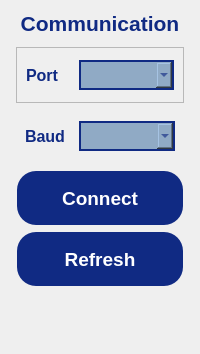
            <widget class="QWidget" name="comPage">
             <property name="styleSheet">
              <string notr="true">color: rgb(16, 42, 131);</string>
             </property>
             <layout class="QVBoxLayout" name="verticalLayout_20">
              <item>
               <widget class="QLabel" name="comLabel">
                <property name="font">
                 <font>
                  <pointsize>16</pointsize>
                  <bold>true</bold>
                 </font>
                </property>
                <property name="text">
                 <string>Communication</string>
                </property>
                <property name="alignment">
                 <set>Qt::AlignmentFlag::AlignCenter</set>
                </property>
               </widget>
              </item>
              <item>
               <widget class="QFrame" name="comFrame">
                <property name="minimumSize">
                 <size>
                  <width>0</width>
                  <height>250</height>
                 </size>
                </property>
                <property name="sizeIncrement">
                 <size>
                  <width>0</width>
                  <height>250</height>
                 </size>
                </property>
                <property name="frameShape">
                 <enum>QFrame::Shape::NoFrame</enum>
                </property>
                <property name="frameShadow">
                 <enum>QFrame::Shadow::Plain</enum>
                </property>
                <layout class="QVBoxLayout" name="verticalLayout_19">
                 <property name="spacing">
                  <number>5</number>
                 </property>
                 <property name="leftMargin">
                  <number>5</number>
                 </property>
                 <property name="topMargin">
                  <number>5</number>
                 </property>
                 <property name="rightMargin">
                  <number>5</number>
                 </property>
                 <property name="bottomMargin">
                  <number>5</number>
                 </property>
                 <item>
                  <widget class="QFrame" name="portFrame">
                   <property name="frameShape">
                    <enum>QFrame::Shape::StyledPanel</enum>
                   </property>
                   <property name="frameShadow">
                    <enum>QFrame::Shadow::Raised</enum>
                   </property>
                   <layout class="QHBoxLayout" name="horizontalLayout_12" stretch="1,2">
                    <item>
                     <widget class="QLabel" name="portLabel">
                      <property name="minimumSize">
                       <size>
                        <width>0</width>
                        <height>30</height>
                       </size>
                      </property>
                      <property name="font">
                       <font>
                        <pointsize>12</pointsize>
                        <bold>true</bold>
                       </font>
                      </property>
                      <property name="text">
                       <string>Port</string>
                      </property>
                     </widget>
                    </item>
                    <item>
                     <widget class="QComboBox" name="portComboBox">
                      <property name="minimumSize">
                       <size>
                        <width>0</width>
                        <height>30</height>
                       </size>
                      </property>
                      <property name="font">
                       <font>
                        <pointsize>12</pointsize>
                       </font>
                      </property>
                      <property name="styleSheet">
                       <string notr="true">QComboBox {
	background-color: rgb(144, 170, 197);
    border: 2px solid rgb(16, 42, 131);
}

QComboBox QAbstractItemView {
	background-color: rgb(144, 170, 197);
	selection-background-color: #A0D0F0;
	color: rgb(16, 42, 131);
}</string>
                      </property>
                     </widget>
                    </item>
                   </layout>
                  </widget>
                 </item>
                 <item>
                  <widget class="QFrame" name="baudFrame">
                   <property name="frameShape">
                    <enum>QFrame::Shape::NoFrame</enum>
                   </property>
                   <property name="frameShadow">
                    <enum>QFrame::Shadow::Plain</enum>
                   </property>
                   <layout class="QHBoxLayout" name="horizontalLayout_13" stretch="1,2">
                    <item>
                     <widget class="QLabel" name="baudLabel">
                      <property name="minimumSize">
                       <size>
                        <width>0</width>
                        <height>30</height>
                       </size>
                      </property>
                      <property name="font">
                       <font>
                        <pointsize>12</pointsize>
                        <bold>true</bold>
                       </font>
                      </property>
                      <property name="text">
                       <string>Baud</string>
                      </property>
                     </widget>
                    </item>
                    <item>
                     <widget class="QComboBox" name="baudComboBox">
                      <property name="minimumSize">
                       <size>
                        <width>0</width>
                        <height>30</height>
                       </size>
                      </property>
                      <property name="font">
                       <font>
                        <pointsize>12</pointsize>
                       </font>
                      </property>
                      <property name="styleSheet">
                       <string notr="true">QComboBox {
	background-color: rgb(144, 170, 197);
    border: 2px solid rgb(16, 42, 131);
}

QComboBox QAbstractItemView {
	background-color: rgb(144, 170, 197);
	selection-background-color: #A0D0F0;
	color: rgb(16, 42, 131);
}</string>
                      </property>
                     </widget>
                    </item>
                   </layout>
                  </widget>
                 </item>
                 <item>
                  <widget class="QPushButton" name="connectPushButton">
                   <property name="sizePolicy">
                    <sizepolicy hsizetype="Preferred" vsizetype="Preferred">
                     <horstretch>0</horstretch>
                     <verstretch>0</verstretch>
                    </sizepolicy>
                   </property>
                   <property name="minimumSize">
                    <size>
                     <width>0</width>
                     <height>40</height>
                    </size>
                   </property>
                   <property name="maximumSize">
                    <size>
                     <width>16777215</width>
                     <height>60</height>
                    </size>
                   </property>
                   <property name="font">
                    <font>
                     <pointsize>14</pointsize>
                     <bold>true</bold>
                    </font>
                   </property>
                   <property name="styleSheet">
                    <string notr="true">QPushButton {
	color: rgb(255, 255, 255);	
	background-color: rgb(16, 42, 131);
	border-color: transparent;
	border-style: outset;
	border-radius: 20px;
	border-width: 2px;
	padding: 6px;
}

QPushButton:hover {
	color: rgb(16, 42, 131);
	background-color: rgb(167, 198, 229);
	border-color: rgb(16, 42, 131);
}

QPushButton:disabled {
	background-color: rgb(172, 172, 172);
}</string>
                   </property>
                   <property name="text">
                    <string>Connect</string>
                   </property>
                  </widget>
                 </item>
                 <item>
                  <widget class="QPushButton" name="refreshPushButton">
                   <property name="sizePolicy">
                    <sizepolicy hsizetype="Preferred" vsizetype="Preferred">
                     <horstretch>0</horstretch>
                     <verstretch>0</verstretch>
                    </sizepolicy>
                   </property>
                   <property name="minimumSize">
                    <size>
                     <width>0</width>
                     <height>40</height>
                    </size>
                   </property>
                   <property name="maximumSize">
                    <size>
                     <width>16777215</width>
                     <height>60</height>
                    </size>
                   </property>
                   <property name="font">
                    <font>
                     <pointsize>14</pointsize>
                     <bold>true</bold>
                    </font>
                   </property>
                   <property name="styleSheet">
                    <string notr="true">QPushButton {
	color: rgb(255, 255, 255);	
	background-color: rgb(16, 42, 131);
	border-color: transparent;
	border-style: outset;
	border-radius: 20px;
	border-width: 2px;
	padding: 6px;
}

QPushButton:hover {
	color: rgb(16, 42, 131);
	background-color: rgb(167, 198, 229);
	border-color: rgb(16, 42, 131);
}

QPushButton:disabled {
	background-color: rgb(172, 172, 172);
}</string>
                   </property>
                   <property name="text">
                    <string>Refresh</string>
                   </property>
                  </widget>
                 </item>
                </layout>
               </widget>
              </item>
              <item>
               <spacer name="verticalSpacer_8">
                <property name="orientation">
                 <enum>Qt::Orientation::Vertical</enum>
                </property>
                <property name="sizeHint" stdset="0">
                 <size>
                  <width>20</width>
                  <height>51</height>
                 </size>
                </property>
               </spacer>
              </item>
             </layout>
            </widget>
